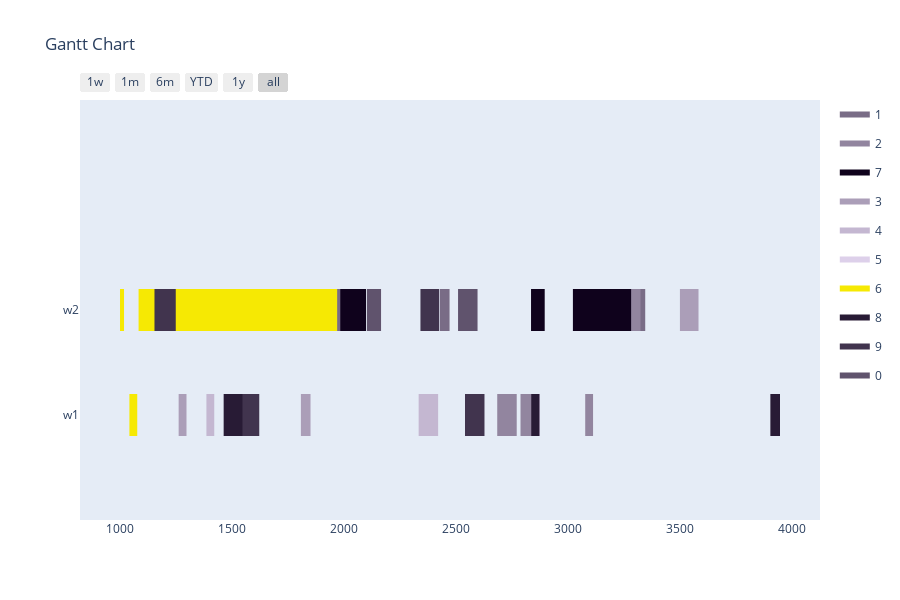

Write notebook code for a chart like this one.
### Markdown cell above
Config 3 - Only valid mutations for time slots

### Code cell
optimizer = BaseGA(env)
optimizer.configure('tardiness', 'twopointcrossover', 'roulettewheel', 'onlyfeasibletimeslot')
last_time_slot = 0
for order in orders:
    if order[1] > last_time_slot:
        last_time_slot = order[1]
# all parameters after offspring_amount are optional (in this case -> verbose=True)
result, best_fitness_history, average_fitness_history, best_generation_history, feasible_gen = optimizer.optimize(orders, max_generations, earliest_time_slot, last_time_slot, population_size, offspring_amount, verbose=True)
workstation_assignments = reformat_result(result, orders, env)
visualize(workstation_assignments, best_fitness_history, average_fitness_history, best_generation_history, feasible_gen)

### Figure 1 — Plotly figure (JSON) as saved in the notebook; plotly's stock layout.template omitted (floating-point values rounded to 4 significant figures)
{"data": [{"fill": "toself", "fillcolor": "rgb(121, 108, 134)", "hoverinfo": "name", "legendgroup": "rgb(121, 108, 134)", "mode": "none", "name": "1", "type": "scatter", "x": [1908, 1981, 1981, 1908, 1908, 3283, 3346, 3346, 3283, 3283, 1943, 1987, 1987, 1943, 1943, 2428, 2472, 2472, 2428], "y": [0.8, 0.8, 1.2, 1.2, null, 0.8, 0.8, 1.2, 1.2, null, 0.8, 0.8, 1.2, 1.2, null, 0.8, 0.8, 1.2, 1.2]}, {"fill": "toself", "fillcolor": "rgb(146, 133, 159)", "hoverinfo": "name", "legendgroup": "rgb(146, 133, 159)", "mode": "none", "name": "2", "type": "scatter", "x": [3242, 3325, 3325, 3242, 3242, 1600, 1683, 1683, 1600, 1600, 2685, 2772, 2772, 2685, 2685, 1520, 1607, 1607, 1520, 1520, 2789, 2876, 2876, 2789, 2789, 3078, 3113, 3113, 3078], "y": [0.8, 0.8, 1.2, 1.2, null, 0.8, 0.8, 1.2, 1.2, null, -0.2, -0.2, 0.2, 0.2, null, -0.2, -0.2, 0.2, 0.2, null, -0.2, -0.2, 0.2, 0.2, null, -0.2, -0.2, 0.2, 0.2]}, {"fill": "toself", "fillcolor": "rgb(15, 2, 28)", "hoverinfo": "name", "legendgroup": "rgb(15, 2, 28)", "mode": "none", "name": "7", "type": "scatter", "x": [1984, 2099, 2099, 1984, 1984, 3148, 3283, 3283, 3148, 3148, 1912, 1955, 1955, 1912, 1912, 2836, 2897, 2897, 2836, 2836, 1099, 1142, 1142, 1099, 1099, 3023, 3158, 3158, 3023, 3023, 1837, 1880, 1880, 1837], "y": [0.8, 0.8, 1.2, 1.2, null, 0.8, 0.8, 1.2, 1.2, null, 0.8, 0.8, 1.2, 1.2, null, 0.8, 0.8, 1.2, 1.2, null, 0.8, 0.8, 1.2, 1.2, null, 0.8, 0.8, 1.2, 1.2, null, 0.8, 0.8, 1.2, 1.2]}, {"fill": "toself", "fillcolor": "rgb(171, 158, 184)", "hoverinfo": "name", "legendgroup": "rgb(171, 158, 184)", "mode": "none", "name": "3", "type": "scatter", "x": [3501, 3584, 3584, 3501, 3501, 300, 335, 335, 300, 300, 217, 304, 304, 217, 217, 1808, 1851, 1851, 1808, 1808, 1262, 1297, 1297, 1262, 1262, 215, 290, 290, 215], "y": [0.8, 0.8, 1.2, 1.2, null, -0.2, -0.2, 0.2, 0.2, null, -0.2, -0.2, 0.2, 0.2, null, -0.2, -0.2, 0.2, 0.2, null, -0.2, -0.2, 0.2, 0.2, null, -0.2, -0.2, 0.2, 0.2]}, {"fill": "toself", "fillcolor": "rgb(196, 183, 209)", "hoverinfo": "name", "legendgroup": "rgb(196, 183, 209)", "mode": "none", "name": "4", "type": "scatter", "x": [366, 449, 449, 366, 366, 1459, 1554, 1554, 1459, 1459, 1386, 1421, 1421, 1386, 1386, 239, 274, 274, 239, 239, 2334, 2421, 2421, 2334, 2334, 1508, 1595, 1595, 1508], "y": [0.8, 0.8, 1.2, 1.2, null, 0.8, 0.8, 1.2, 1.2, null, -0.2, -0.2, 0.2, 0.2, null, -0.2, -0.2, 0.2, 0.2, null, -0.2, -0.2, 0.2, 0.2, null, -0.2, -0.2, 0.2, 0.2]}, {"fill": "toself", "fillcolor": "rgb(221, 208, 234)", "hoverinfo": "name", "legendgroup": "rgb(221, 208, 234)", "mode": "none", "name": "5", "type": "scatter", "x": [751, 814, 814, 751, 751, 206, 279, 279, 206, 206, 288, 332, 332, 288, 288, 544, 617, 617, 544], "y": [0.8, 0.8, 1.2, 1.2, null, 0.8, 0.8, 1.2, 1.2, null, 0.8, 0.8, 1.2, 1.2, null, 0.8, 0.8, 1.2, 1.2]}, {"fill": "toself", "fillcolor": "rgb(246, 233, 3)", "hoverinfo": "name", "legendgroup": "rgb(246, 233, 3)", "mode": "none", "name": "6", "type": "scatter", "x": [357, 440, 440, 357, 357, 923, 1018, 1018, 923, 923, 1000, 1083, 1083, 1000, 1000, 314, 357, 357, 314, 314, 290, 333, 333, 290, 290, 1042, 1077, 1077, 1042], "y": [0.8, 0.8, 1.2, 1.2, null, 0.8, 0.8, 1.2, 1.2, null, 0.8, 0.8, 1.2, 1.2, null, -0.2, -0.2, 0.2, 0.2, null, -0.2, -0.2, 0.2, 0.2, null, -0.2, -0.2, 0.2, 0.2]}, {"fill": "toself", "fillcolor": "rgb(40, 27, 53)", "hoverinfo": "name", "legendgroup": "rgb(40, 27, 53)", "mode": "none", "name": "8", "type": "scatter", "x": [380, 475, 475, 380, 380, 3905, 3948, 3948, 3905, 3905, 274, 309, 309, 274, 274, 2837, 2872, 2872, 2837, 2837, 619, 694, 694, 619, 619, 1463, 1550, 1550, 1463], "y": [0.8, 0.8, 1.2, 1.2, null, -0.2, -0.2, 0.2, 0.2, null, -0.2, -0.2, 0.2, 0.2, null, -0.2, -0.2, 0.2, 0.2, null, -0.2, -0.2, 0.2, 0.2, null, -0.2, -0.2, 0.2, 0.2]}, {"fill": "toself", "fillcolor": "rgb(65, 52, 78)", "hoverinfo": "name", "legendgroup": "rgb(65, 52, 78)", "mode": "none", "name": "9", "type": "scatter", "x": [1154, 1249, 1249, 1154, 1154, 2342, 2425, 2425, 2342, 2342, 2541, 2628, 2628, 2541, 2541, 1547, 1622, 1622, 1547, 1547, 348, 423, 423, 348, 348, 952, 987, 987, 952], "y": [0.8, 0.8, 1.2, 1.2, null, 0.8, 0.8, 1.2, 1.2, null, -0.2, -0.2, 0.2, 0.2, null, -0.2, -0.2, 0.2, 0.2, null, -0.2, -0.2, 0.2, 0.2, null, -0.2, -0.2, 0.2, 0.2]}, {"fill": "toself", "fillcolor": "rgb(96, 83, 109)", "hoverinfo": "name", "legendgroup": "rgb(96, 83, 109)", "mode": "none", "name": "0", "type": "scatter", "x": [2103, 2166, 2166, 2103, 2103, 2544, 2597, 2597, 2544, 2544, 2510, 2563, 2563, 2510, 2510, 917, 990, 990, 917], "y": [0.8, 0.8, 1.2, 1.2, null, 0.8, 0.8, 1.2, 1.2, null, 0.8, 0.8, 1.2, 1.2, null, 0.8, 0.8, 1.2, 1.2]}, {"legendgroup": "rgb(121, 108, 134)", "marker": {"color": "rgb(121, 108, 134)", "opacity": 0, "size": 1}, "mode": "markers", "name": "", "showlegend": false, "text": [null, null, null, null, null, null, null, null], "type": "scatter", "x": [1908, 1981, 3283, 3346, 1943, 1987, 2428, 2472], "y": [1, 1, 1, 1, 1, 1, 1, 1]}, {"legendgroup": "rgb(146, 133, 159)", "marker": {"color": "rgb(146, 133, 159)", "opacity": 0, "size": 1}, "mode": "markers", "name": "", "showlegend": false, "text": [null, null, null, null, null, null, null, null, null, null, null, null], "type": "scatter", "x": [3242, 3325, 1600, 1683, 2685, 2772, 1520, 1607, 2789, 2876, 3078, 3113], "y": [1, 1, 1, 1, 0, 0, 0, 0, 0, 0, 0, 0]}, {"legendgroup": "rgb(15, 2, 28)", "marker": {"color": "rgb(15, 2, 28)", "opacity": 0, "size": 1}, "mode": "markers", "name": "", "showlegend": false, "text": [null, null, null, null, null, null, null, null, null, null, null, null, null, null], "type": "scatter", "x": [1984, 2099, 3148, 3283, 1912, 1955, 2836, 2897, 1099, 1142, 3023, 3158, 1837, 1880], "y": [1, 1, 1, 1, 1, 1, 1, 1, 1, 1, 1, 1, 1, 1]}, {"legendgroup": "rgb(171, 158, 184)", "marker": {"color": "rgb(171, 158, 184)", "opacity": 0, "size": 1}, "mode": "markers", "name": "", "showlegend": false, "text": [null, null, null, null, null, null, null, null, null, null, null, null], "type": "scatter", "x": [3501, 3584, 300, 335, 217, 304, 1808, 1851, 1262, 1297, 215, 290], "y": [1, 1, 0, 0, 0, 0, 0, 0, 0, 0, 0, 0]}, {"legendgroup": "rgb(196, 183, 209)", "marker": {"color": "rgb(196, 183, 209)", "opacity": 0, "size": 1}, "mode": "markers", "name": "", "showlegend": false, "text": [null, null, null, null, null, null, null, null, null, null, null, null], "type": "scatter", "x": [366, 449, 1459, 1554, 1386, 1421, 239, 274, 2334, 2421, 1508, 1595], "y": [1, 1, 1, 1, 0, 0, 0, 0, 0, 0, 0, 0]}, {"legendgroup": "rgb(221, 208, 234)", "marker": {"color": "rgb(221, 208, 234)", "opacity": 0, "size": 1}, "mode": "markers", "name": "", "showlegend": false, "text": [null, null, null, null, null, null, null, null], "type": "scatter", "x": [751, 814, 206, 279, 288, 332, 544, 617], "y": [1, 1, 1, 1, 1, 1, 1, 1]}, {"legendgroup": "rgb(246, 233, 3)", "marker": {"color": "rgb(246, 233, 3)", "opacity": 0, "size": 1}, "mode": "markers", "name": "", "showlegend": false, "text": [null, null, null, null, null, null, null, null, null, null, null, null], "type": "scatter", "x": [357, 440, 923, 1018, 1000, 1083, 314, 357, 290, 333, 1042, 1077], "y": [1, 1, 1, 1, 1, 1, 0, 0, 0, 0, 0, 0]}, {"legendgroup": "rgb(40, 27, 53)", "marker": {"color": "rgb(40, 27, 53)", "opacity": 0, "size": 1}, "mode": "markers", "name": "", "showlegend": false, "text": [null, null, null, null, null, null, null, null, null, null, null, null], "type": "scatter", "x": [380, 475, 3905, 3948, 274, 309, 2837, 2872, 619, 694, 1463, 1550], "y": [1, 1, 0, 0, 0, 0, 0, 0, 0, 0, 0, 0]}, {"legendgroup": "rgb(65, 52, 78)", "marker": {"color": "rgb(65, 52, 78)", "opacity": 0, "size": 1}, "mode": "markers", "name": "", "showlegend": false, "text": [null, null, null, null, null, null, null, null, null, null, null, null], "type": "scatter", "x": [1154, 1249, 2342, 2425, 2541, 2628, 1547, 1622, 348, 423, 952, 987], "y": [1, 1, 1, 1, 0, 0, 0, 0, 0, 0, 0, 0]}, {"legendgroup": "rgb(96, 83, 109)", "marker": {"color": "rgb(96, 83, 109)", "opacity": 0, "size": 1}, "mode": "markers", "name": "", "showlegend": false, "text": [null, null, null, null, null, null, null, null], "type": "scatter", "x": [2103, 2166, 2544, 2597, 2510, 2563, 917, 990], "y": [1, 1, 1, 1, 1, 1, 1, 1]}], "layout": {"height": 600, "hovermode": "closest", "showlegend": true, "title": {"text": "Gantt Chart"}, "xaxis": {"rangeselector": {"buttons": [{"count": 7, "label": "1w", "step": "day", "stepmode": "backward"}, {"count": 1, "label": "1m", "step": "month", "stepmode": "backward"}, {"count": 6, "label": "6m", "step": "month", "stepmode": "backward"}, {"count": 1, "label": "YTD", "step": "year", "stepmode": "todate"}, {"count": 1, "label": "1y", "step": "year", "stepmode": "backward"}, {"step": "all"}]}, "showgrid": false, "type": "date", "zeroline": false}, "yaxis": {"autorange": false, "range": [-1, 3], "showgrid": false, "ticktext": ["w1", "w2"], "tickvals": [0, 1], "zeroline": false}}}
